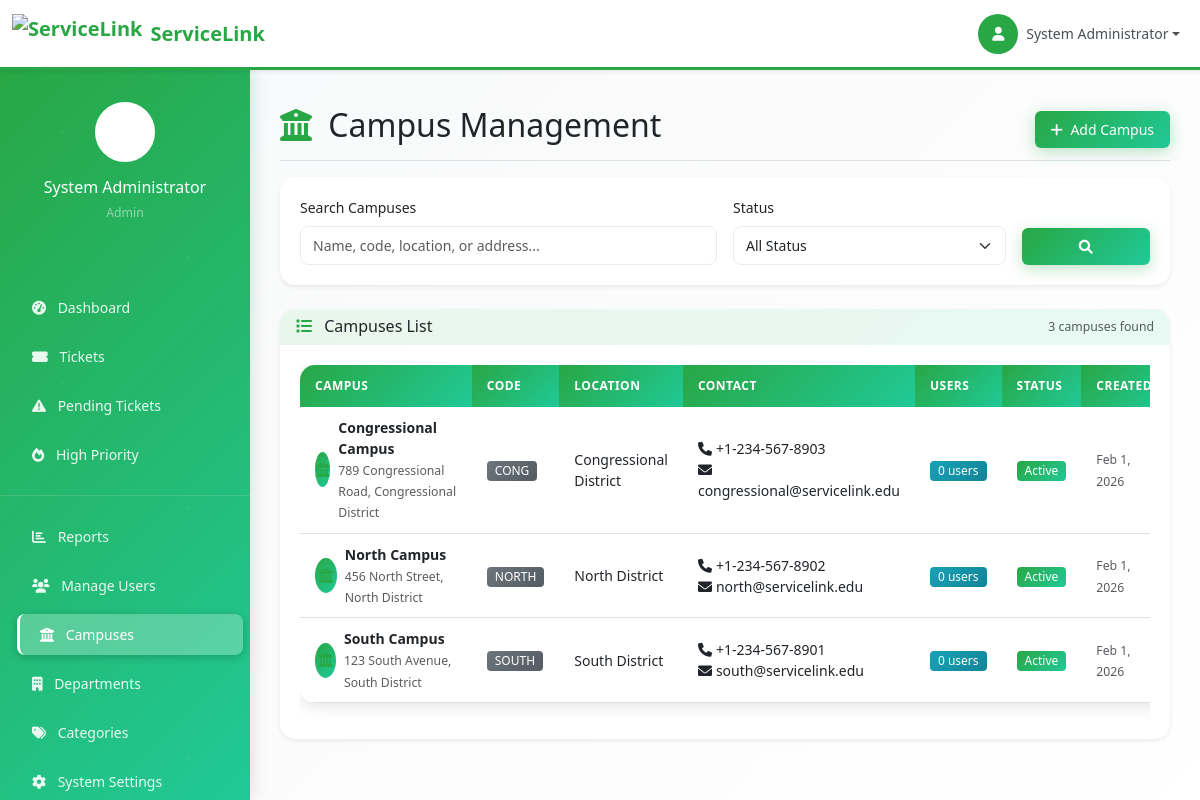
Page /admin/campuses.php (signed in) on the committed database.
### tables this page shows
CREATE TABLE campuses (
    id INT PRIMARY KEY AUTO_INCREMENT,
    name VARCHAR(100) NOT NULL,
    code VARCHAR(10) UNIQUE NOT NULL,
    location VARCHAR(255) NOT NULL,
    address TEXT,
    phone VARCHAR(20),
    email VARCHAR(100),
    is_active BOOLEAN DEFAULT TRUE,
    created_at TIMESTAMP DEFAULT CURRENT_TIMESTAMP,
    updated_at TIMESTAMP DEFAULT CURRENT_TIMESTAMP ON UPDATE CURRENT_TIMESTAMP,
    INDEX idx_code (code)
);

### admin/campuses.php (the view, shortened to what this page needs)
<?php
require_once '../config/database.php';
$search = $_GET['search'] ?? '';
$status_filter = $_GET['status'] ?? '';
$params = [];
$where_clause = '';
try {
    $stmt = $pdo->prepare("
        SELECT c.*,
               COUNT(u.id) as user_count
        FROM campuses c
        LEFT JOIN users u ON c.id = u.campus_id
        {$where_clause}
        GROUP BY c.id
        ORDER BY c.name ASC
    ");
    $stmt->execute($params);
    $campuses = $stmt->fetchAll();
} catch (PDOException $e) {
    $error = "Error loading campuses: " . $e->getMessage();
    $campuses = [];
}
?>
<!DOCTYPE html>
<html lang="en">
<head>
    <link href="https://cdn.jsdelivr.net/npm/bootstrap@5.3.0/dist/css/bootstrap.min.css" rel="stylesheet">
    <link href="https://cdnjs.cloudflare.com/ajax/libs/font-awesome/6.0.0/css/all.min.css" rel="stylesheet">
    <link href="../assets/css/style.css" rel="stylesheet">
</head>
<body>
    <?php include '../includes/top_nav.php'; ?>
    <div class="container-fluid p-0">
        <?php include '../includes/sidebar.php'; ?>
        <main class="dashboard-content">
            <div class="d-flex justify-content-between flex-wrap flex-md-nowrap align-items-center pt-3 pb-2 mb-3 border-bottom">
                <h1 class="h2">
                    <i class="fas fa-university text-success me-2"></i>
                    Campus Management
                </h1>
                <div class="btn-toolbar mb-2 mb-md-0">
                    <button type="button" class="btn btn-success" data-bs-toggle="modal" data-bs-target="#createCampusModal">
                        <i class="fas fa-plus me-1"></i>
                        Add Campus
                    </button>
                </div>
            </div>
            <div class="card border-0 shadow-sm mb-4">
                <div class="card-body">
                    <form method="GET" class="row g-3">
                        <div class="col-md-6">
                            <label for="search" class="form-label">Search Campuses</label>
                            <input type="text" class="form-control" id="search" name="search"
                                   placeholder="Name, code, location, or address..."
                                   value="<?php echo htmlspecialchars($search); ?>">
                        </div>
                        <div class="col-md-4">
                            <label for="status" class="form-label">Status</label>
                            <select class="form-select" id="status" name="status">
                                <option value="">All Status</option>
                            </select>
                        </div>
                        <div class="col-md-2 d-flex align-items-end">
                            <button type="submit" class="btn btn-success w-100">
                                <i class="fas fa-search"></i>
                            </button>
                        </div>
                    </form>
                </div>
            </div>
            <div class="card border-0 shadow-sm">
                <div class="card-header bg-white border-0 d-flex justify-content-between align-items-center">
                    <h6 class="card-title mb-0">
                        <i class="fas fa-list text-success me-2"></i>
                        Campuses List
                    </h6>
                    <small class="text-muted">
                        <?php echo count($campuses); ?> campuses found
                    </small>
                </div>
                <div class="card-body">
                    <div class="table-responsive">
                        <table class="table table-hover">
                            <thead>
                                <tr>
                                    <th>Campus</th>
                                    <th>Code</th>
                                    <th>Location</th>
                                    <th>Contact</th>
                                    <th>Users</th>
                                    <th>Status</th>
                                    <th>Created</th>
                                </tr>
                            </thead>
                            <tbody>
                                <?php if (empty($campuses)): ?>
                                    <tr>
                                        <td colspan="8" class="text-center py-4">
                                            <i class="fas fa-university fa-3x text-muted mb-3"></i>
                                            <p class="text-muted">
                                                <?php if ($search || $status_filter !== ''): ?>
                                                    No campuses found matching your search criteria.
                                                    <br><a href="campuses.php" class="text-decoration-none">Clear filters</a> to see all campuses.
                                                <?php else: ?>
                                                    No campuses found. Create your first campus!
                                                <?php endif; ?>
                                            </p>
                                        </td>
                                    </tr>
                                <?php else: ?>
                                    <?php foreach ($campuses as $campus): ?>
                                    <tr>
                                        <td>
                                            <div class="d-flex align-items-center">
                                                <div class="bg-success bg-opacity-10 rounded-circle d-flex align-items-center justify-content-center me-2" style="width: 35px; height: 35px;">
                                                    <i class="fas fa-university text-success"></i>
                                                </div>
                                                <div>
                                                    <div class="fw-bold"><?php echo htmlspecialchars($campus['name']); ?></div>
                                                    <?php if ($campus['address']): ?>
                                                        <small class="text-muted"><?php echo htmlspecialchars($campus['address']); ?></small>
                                                    <?php endif; ?>
                                                </div>
                                            </div>
                                        </td>
                                        <td>
                                            <span class="badge bg-secondary"><?php echo htmlspecialchars($campus['code']); ?></span>
                                        </td>
                                        <td><?php echo htmlspecialchars($campus['location']); ?></td>
                                        <td>
                                            <?php if ($campus['phone']): ?>
                                                <div><i class="fas fa-phone me-1"></i><?php echo htmlspecialchars($campus['phone']); ?></div>
                                            <?php endif; ?>
                                            <?php if ($campus['email']): ?>
                                                <div><i class="fas fa-envelope me-1"></i><?php echo htmlspecialchars($campus['email']); ?></div>
                                            <?php endif; ?>
                                        </td>
                                        <td>
                                            <span class="badge bg-info"><?php echo $campus['user_count']; ?> users</span>
                                        </td>
                                        <td>
                                            <span class="badge bg-<?php echo $campus['is_active'] ? 'success' : 'secondary'; ?>">
                                                <?php echo $campus['is_active'] ? 'Active' : 'Inactive'; ?>
                                            </span>
                                        </td>
                                        <td>
                                            <small class="text-muted">
                                                <?php echo date('M j, Y', strtotime($campus['created_at'])); ?>
                                            </small>
                                        </td>
                                    </tr>
                                    <?php endforeach; ?>
                                <?php endif; ?>
                            </tbody>
                        </table>
                    </div>
                </div>
            </div>
        </main>
    </div>
</body>
</html>

### assets/css/style.css (style rules this page uses)
:root { --primary-green: #28a745; --primary-green-dark: #1e7e34; --primary-green-light: #34ce57; --secondary-green: #20c997; --light-green: #d4edda; --dark-green: #155724; --success-gradient: linear-gradient(135deg, #28a745 0%, #20c997 100%); --success-gradient-hover: linear-gradient(135deg, #1e7e34 0%, #17a2b8 100%); }
body { font-family: 'Segoe UI', Tahoma, Geneva, Verdana, sans-serif; line-height: 1.5; background-color: #f8f9fa; font-size: 14px; }
.card { transition: all 0.3s ease; border: none; box-shadow: 0 4px 15px rgba(0,0,0,0.1); border-radius: 15px; overflow: hidden; }
.card-header { background: linear-gradient(135deg, rgba(40, 167, 69, 0.1) 0%, rgba(32, 201, 151, 0.1) 100%); border-bottom: 2px solid var(--primary-green); }
.btn { border-radius: 6px; font-weight: 500; padding: 8px 16px; transition: all 0.3s ease; position: relative; overflow: hidden; font-size: 14px; }
.btn::before { content: ''; position: absolute; top: 0; left: -100%; width: 100%; height: 100%; background: linear-gradient(90deg, transparent, rgba(255,255,255,0.2), transparent); transition: left 0.5s; }
.btn-success { background: var(--success-gradient); border: none; box-shadow: 0 4px 15px rgba(40, 167, 69, 0.3); }
.form-control { border-radius: 8px; border: 1px solid #e9ecef; padding: 8px 12px; transition: all 0.3s ease; font-size: 14px; }
.form-select { border-radius: 8px; border: 1px solid #e9ecef; padding: 8px 12px; font-size: 14px; }
.dashboard-content { background: linear-gradient(135deg, #f8f9fa 0%, #ffffff 100%); min-height: 100vh; }
@media (min-width: 769px) { .dashboard-content { margin-left: 250px; padding-top: 90px; padding-left: 30px; padding-right: 30px; padding-bottom: 30px; } }
.card-body { padding: 1.25rem; }
.badge { padding: 4px 8px; border-radius: 4px; font-weight: 500; font-size: 12px; }
.bg-success { background: var(--success-gradient) !important; }
.bg-info { background: linear-gradient(135deg, #17a2b8 0%, #138496 100%) !important; }
.bg-secondary { background: linear-gradient(135deg, #6c757d 0%, #545b62 100%) !important; }
.table { border-radius: 15px; overflow: hidden; box-shadow: 0 4px 15px rgba(0,0,0,0.1); }
.table thead th { background: var(--success-gradient); color: white; border: none; font-weight: 600; padding: 12px 15px; text-transform: uppercase; letter-spacing: 0.5px; font-size: 12px; }
.table tbody tr { transition: all 0.3s ease; }
.table tbody td { padding: 10px 15px; vertical-align: middle; font-size: 14px; }
.text-success { color: var(--primary-green) !important; }

### includes/sidebar.php (style rules this page uses)
@media (min-width: 769px) { .dashboard-content { margin-left: 250px !important; padding-top: 90px !important; padding-left: 30px !important; padding-right: 30px !important; padding-bottom: 30px !important; } }

### rows in the picture
campuses: name "Congressional Campus", address "789 Congressional Road, Congressional District", code "CONG", location "Congressional District", phone "+1-234-567-8903", email "congressional@servicelink.edu", user_count "0", is_active "Active", created_at "Feb 1, 2026"
campuses: name "North Campus", address "456 North Street, North District", code "NORTH", location "North District", phone "+1-234-567-8902", email "north@servicelink.edu", user_count "0", is_active "Active", created_at "Feb 1, 2026"
campuses: name "South Campus", address "123 South Avenue, South District", code "SOUTH", location "South District", phone "+1-234-567-8901", email "south@servicelink.edu", user_count "0", is_active "Active", created_at "Feb 1, 2026"

### other values in the picture
$_SESSION['user_name'] "System Administrator"
str_replace('_', ' ', $_SESSION['user_role']) "Admin"
count($campuses) "3"
